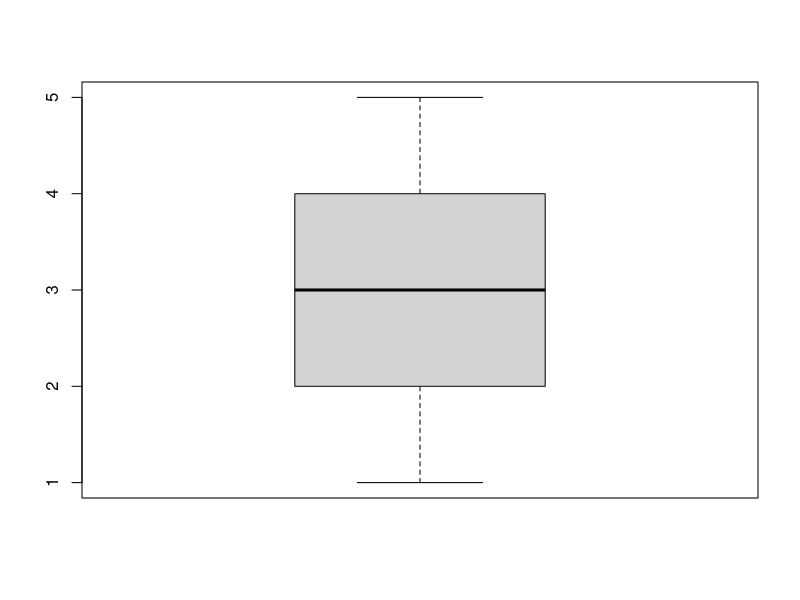
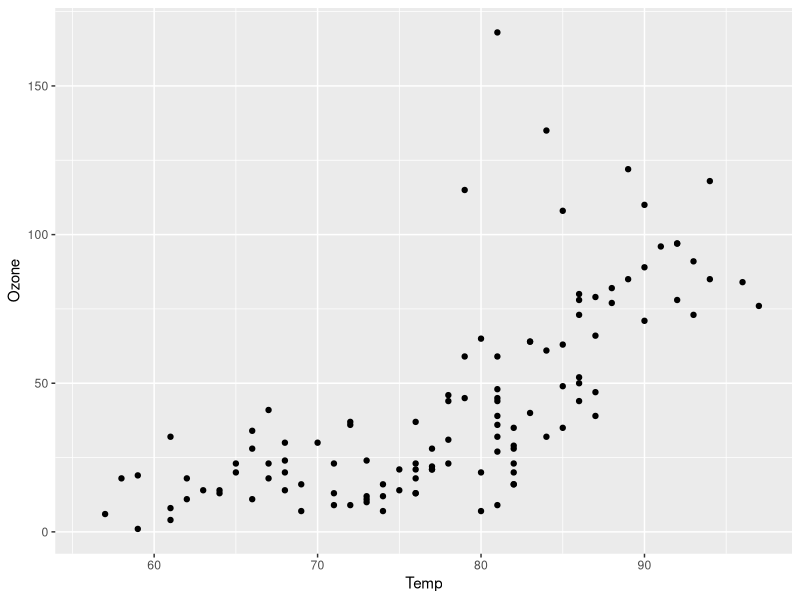

Here is the R script that generated these plots, in order:
## ---- chunk 1
sum(c(0, 1, 2, 3))
## ---- chunk 2
# initialize that you want to create a function called `my_sum()`
my_sum <- function(x) {
  # Initialize the sum to 0
  total <- 0
  
  # Iterate through the vector and add each element to the total
  for (val in x) {
    total <- total + val
  }

  # Return the final sum
  return(total)
}

my_sum(c(0, 1, 2, 3))
## ---- chunk 3
vector_sum <- c()
for(i in 1:3){
  vector_sum[i] <- c(1, 2, 3)[i] + c(3, 2, 1)[i]
}
print(vector_sum)
## ---- chunk 4
c(1, 2, 3) + c(3, 2, 1)
## ---- chunk 5
'Hello SPH!'
## ---- chunk 6
8
## ---- chunk 7
2+2
2-2
2*2
2/2
2^2
## ---- chunk 8
# a vector named x
x <- 1
## ---- chunk 9
x
## ---- chunk 10
4 >= 3
## ---- chunk 11
y <- c(1, 2, 3, 4, 5)
## ---- chunk 12
mean(y)
## ---- chunk 13
boxplot(y)
## ---- chunk 14
a <- list(c(1, 2, 3), c(3, 2, 1, 0, -1, -2, -3))
print(a)
## ---- chunk 15
df <- data.frame(x = c(0, -1, 2), y = c(3, 2, 1))
df
## ---- chunk 16
# get the third element of vector y
y <- c(1, 2, 3, 4, 5)
y[3]
## ---- chunk 17
# get the third vector of list b
b <- list(c("Zebra"), c(1, 2, 3), c(-2, 0, 2, 4, 6))
b[[3]]
## ---- chunk 18
# get the first column of dataframe df2
df2 <- data.frame(a = c("Apple", "Banana", "Chocolate"),
                  b = c(5, 10, 15))
df2$a
## ---- chunk 19
library("tidyverse")
## ---- chunk 20
aq_df <- datasets::airquality
## ---- chunk 21
head(aq_df)
## ---- chunk 22
class(aq_df)
## ---- chunk 23
aq_df <- as_tibble(aq_df)
## ---- chunk 24
class(aq_df)
## ---- chunk 25
arrange(aq_df, Temp)
## ---- chunk 26
arrange(aq_df, -Temp)
## ---- chunk 27
arrange(aq_df, Day, Month)
## ---- chunk 28
select(aq_df, -Solar.R)
## ---- chunk 29
select(aq_df, Ozone, Month, Day)
## ---- chunk 30
filter(aq_df, Month == 5)
## ---- chunk 31
mutate(aq_df, Ozone_above_30 = ifelse(Ozone > 30, 1, 0))
## ---- chunk 32
mutate(filter(select(arrange(aq_df, -Temp), -Solar.R), Month == 5), Ozone_above_30 = ifelse(Ozone > 30, 1, 0))
## ---- chunk 33
arrange(aq_df, -Temp) %>%
  select(-Solar.R) %>%
  filter(Month == 5) %>%
  mutate(Ozone_above_30 = ifelse(Ozone > 30, 1, 0))
## ---- chunk 34
aq_df %>%
  ggplot(aes(x = Temp, y = Ozone)) +
  geom_point()
